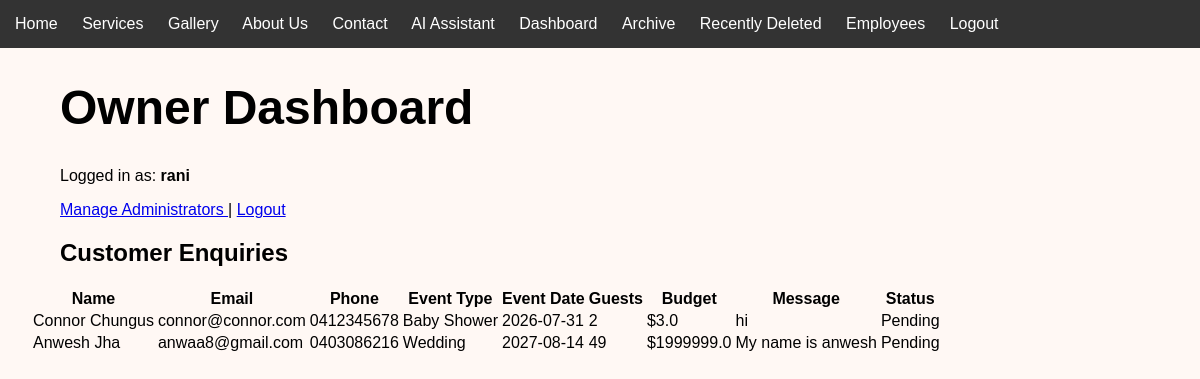
Page /dashboard (signed in) on the earlier database version.
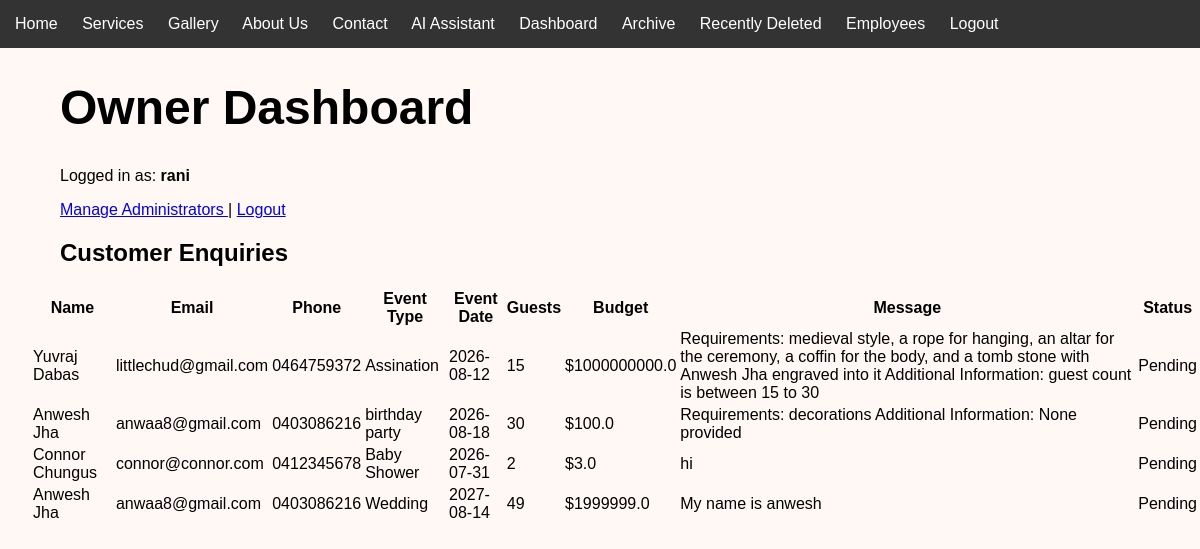
Same page on the later database version.
### tables this page shows
CREATE TABLE Enquiries (

    EnquiryID INTEGER PRIMARY KEY AUTOINCREMENT,

    CustomerID INTEGER NOT NULL,

    EventType TEXT NOT NULL,

    EventDate TEXT NOT NULL,

    GuestCount INTEGER,

    Budget REAL,

    Message TEXT,

    Status TEXT DEFAULT 'Pending',

    DateSubmitted TEXT, CreatedAt TEXT, UpdatedAt TEXT, DeletedAt TEXT, ReferenceCode TEXT, EventLocation TEXT, Requirements TEXT, AdditionalInformation TEXT,

    FOREIGN KEY (CustomerID) REFERENCES Customers(CustomerID)

);

CREATE TABLE Customers (

            CustomerID INTEGER PRIMARY KEY AUTOINCREMENT,

            FirstName TEXT NOT NULL,

            LastName TEXT NOT NULL,

            Email TEXT NOT NULL,

            Phone TEXT

        );

### app.py (the view)
@app.route("/dashboard")
@login_required
def dashboard():
    connection = get_connection()
    cursor = connection.cursor()
    cursor.execute("""
        SELECT
            Enquiries.*,
            Customers.FirstName,
            Customers.LastName,
            Customers.Email,
            Customers.Phone
        FROM Enquiries
        INNER JOIN Customers
            ON Enquiries.CustomerID =
               Customers.CustomerID
        WHERE Enquiries.Status = 'Pending'
        ORDER BY Enquiries.EnquiryID DESC
    """)
    enquiries = cursor.fetchall()
    connection.close()
    return render_template(
        "dashboard.html",
        enquiries=enquiries,
        username=session.get("username"),
        role=session.get("role")
    )

### app.py (called while the page is built)
def login_required(route_function):
    @wraps(route_function)
    def protected_route(*args, **kwargs):
        if session.get("logged_in") is not True:
            return redirect(url_for("login"))
        return route_function(*args, **kwargs)
    return protected_route

### database.py (called while the page is built)
def get_connection():
    connection = sqlite3.connect(DATABASE)
    connection.row_factory = sqlite3.Row
    connection.execute(
        "PRAGMA foreign_keys = ON"
    )
    return connection

### templates/dashboard.html (shortened to what this page needs)
{% extends "base.html" %}
{% block content %}
<h1>Owner Dashboard</h1>
<p>
    Logged in as:
    <strong>{{ username }}</strong>
</p>
<p>
    <a href="{{ url_for('manage_admins') }}">
        Manage Administrators
    </a>
    |
    <a href="{{ url_for('logout') }}">
        Logout
    </a>
</p>
<h2>Customer Enquiries</h2>
{% if enquiries %}
<table>
    <thead>
        <tr>
            <th>Name</th>
            <th>Email</th>
            <th>Phone</th>
            <th>Event Type</th>
            <th>Event Date</th>
            <th>Guests</th>
            <th>Budget</th>
            <th>Message</th>
            <th>Status</th>
        </tr>
    </thead>
    <tbody>
        {% for enquiry in enquiries %}
        <tr>
            <td>
                {{ enquiry["FirstName"] }}
                {{ enquiry["LastName"] }}
            </td>
            <td>
                {{ enquiry["Email"] }}
            </td>
            <td>
                {{ enquiry["Phone"] }}
            </td>
            <td>
                {{ enquiry["EventType"] }}
            </td>
            <td>
                {{ enquiry["EventDate"] }}
            </td>
            <td>
                {{ enquiry["GuestCount"] }}
            </td>
            <td>
                ${{ enquiry["Budget"] }}
            </td>
            <td>
                {{ enquiry["Message"] }}
            </td>
            <td>
                {{ enquiry["Status"] }}
            </td>
        </tr>
        {% endfor %}
    </tbody>
</table>
{% else %}
<p>
    No customer enquiries have been submitted yet.
</p>
{% endif %}
{% endblock %}

### templates/base.html (shortened to what this page needs)
<!DOCTYPE html>
<html lang="en">
<head>
    <link
        rel="stylesheet"
        href="{{ url_for('static', filename='css/style.css') }}"
    >
</head>
<body>
    <nav>
        <a href="{{ url_for('home') }}">Home</a>
        <a href="{{ url_for('services') }}">Services</a>
        <a href="{{ url_for('gallery') }}">Gallery</a>
        <a href="{{ url_for('about') }}">About Us</a>
        <a href="{{ url_for('contact') }}">Contact</a>
        <a href="{{ url_for('assistant') }}">AI Assistant</a>
        {% if session.get("logged_in") %}
            <a href="{{ url_for('dashboard') }}">
                Dashboard
            </a>
            {% if session.get("role") == "admin" %}
                <a href="{{ url_for('archive') }}">
                    Archive
                </a>
                <a href="{{ url_for('recently_deleted') }}">
                    Recently Deleted
                </a>
                <a href="{{ url_for('manage_employees') }}">
                    Employees
                </a>
            {% endif %}
            <a href="{{ url_for('logout') }}">
                Logout
            </a>
        {% else %}
            <a href="{{ url_for('login') }}">
                Staff Login
            </a>
        {% endif %}
    </nav>
    <main>
        {% block content %}
        {% endblock %}
    </main>
</body>
</html>

### static/css/style.css (style rules this page uses)
body { margin: 0; font-family: Arial, sans-serif; background: #fff8f4; }
nav { background: #333; padding: 15px; }
nav a { color: white; margin-right: 20px; text-decoration: none; }
h1 { font-size: 48px; }
main, form, h1, h2, p { margin-left: 30px; }

Differences in the rows shown:
added Enquiries: FirstName "Yuvraj", LastName "Dabas", Email "littlechud@gmail.com", Phone "0464759372", EventType "Assination", EventDate "2026-08-12", GuestCount "15", Budget "1000000000.0", Message "Requirements: medieval style, a rope for hanging, an altar for the ceremony, a coffin for the body, and a tomb stone with Anwesh Jha engraved into it Additional Information: guest count is between 15 to 30", Status "Pending"
added Enquiries: FirstName "Anwesh", LastName "Jha", Email "anwaa8@gmail.com", Phone "0403086216", EventType "birthday party", EventDate "2026-08-18", GuestCount "30", Budget "100.0", Message "Requirements: decorations Additional Information: None provided", Status "Pending"
